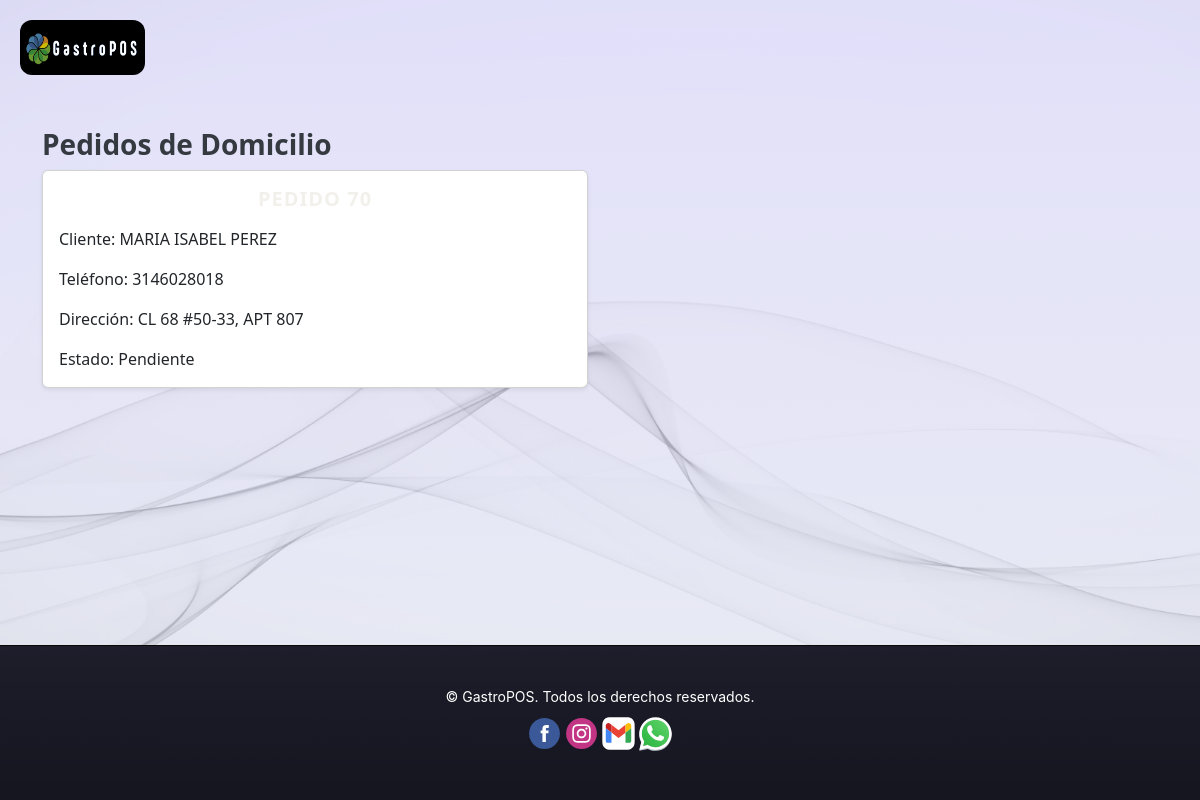
Screenshot of /app/pedidos_domicilio/ with the database file from the repository.
### pedidos/models.py (models this page shows, shortened)
class PedidoDomicilio(models.Model):
    ESTADO_CHOICES = [
        ('Pendiente', 'Pendiente'),
        ('En camino', 'En camino'),
        ('Entregado', 'Entregado'),
        ('Facturado', 'Facturado'),
    ]
    usuario = models.ForeignKey(User, on_delete=models.CASCADE)
    doc_cliente = models.PositiveIntegerField()
    nombre_cliente = models.CharField(max_length=50)
    telefono_cliente = models.CharField(max_length=50)
    direccion_cliente = models.CharField(max_length=100)
    estado_pedido = models.CharField(max_length=20, choices=ESTADO_CHOICES, default='Pendiente')
    fecha_pedido = models.DateTimeField(auto_now_add=True)
    fecha_estado_actualizacion = models.DateTimeField(auto_now=True)

### pedidos/views.py (the view)
# urls.py: path('pedidos_domicilio/', pedidos_domicilio, name='pedidos_domicilio'),
def pedidos_domicilio(request):
    pedidos = PedidoDomicilio.objects.all()
    return render(request, 'pedidos/pedidos_domicilio.html', {'pedidos_domicilio': pedidos})

### pedidos/templates/pedidos/pedidos_domicilio.html
{% extends 'base.html' %}
{% block content %}
<div class="container mt-5">
    <h2>Pedidos de Domicilio</h2>
    <div class="row">
        {% for pedido in pedidos_domicilio %}
        <div class="col-md-6 mb-4">
            <div class="card shadow-sm mb-4">
                <div class="card-body">
                    <h5 class="card-title">Pedido {{ pedido.id }}</h5>
                    <p class="card-text">Cliente: {{ pedido.nombre_cliente }}</p>
                    <p class="card-text">Teléfono: {{ pedido.telefono_cliente }}</p>
                    <p class="card-text">Dirección: {{ pedido.direccion_cliente }}</p>
                    <p class="card-text">Estado: {{ pedido.estado_pedido }}</p>
                </div>
            </div>
        </div>
        {% endfor %}
    </div>
</div>
{% endblock %}

### static/css/base.css (style rules this page uses)
html, body { height: 100%; margin: 0; }
body { padding-top: 56px; }
.card-title { font-size: 1.25rem; font-weight: 700; color: #333; text-transform: uppercase; letter-spacing: 1px; margin-bottom: 1rem; text-align: center; }
h2 { font-size: 1.75rem; font-weight: bold; color: #343a40; }
.card-body { height: calc(100% - 56px); overflow-y: auto; }

### static/css/crear_pedido.css (style rules this page uses)
.card-title { font-size: 1.25rem; font-weight: 700; color: #f0eee8dd; text-transform: uppercase; letter-spacing: 1px; margin-bottom: 1rem; text-align: center; }
h2 { font-size: 1.75rem; font-weight: bold; color: #343a40; }
.card-body { height: calc(100% - 56px); overflow-y: auto; }

### rows the page displays
PedidoDomicilio: nombre_cliente "MARIA ISABEL PEREZ", telefono_cliente "3146028018", direccion_cliente "CL 68 #50-33, APT 807", estado_pedido "Pendiente"
